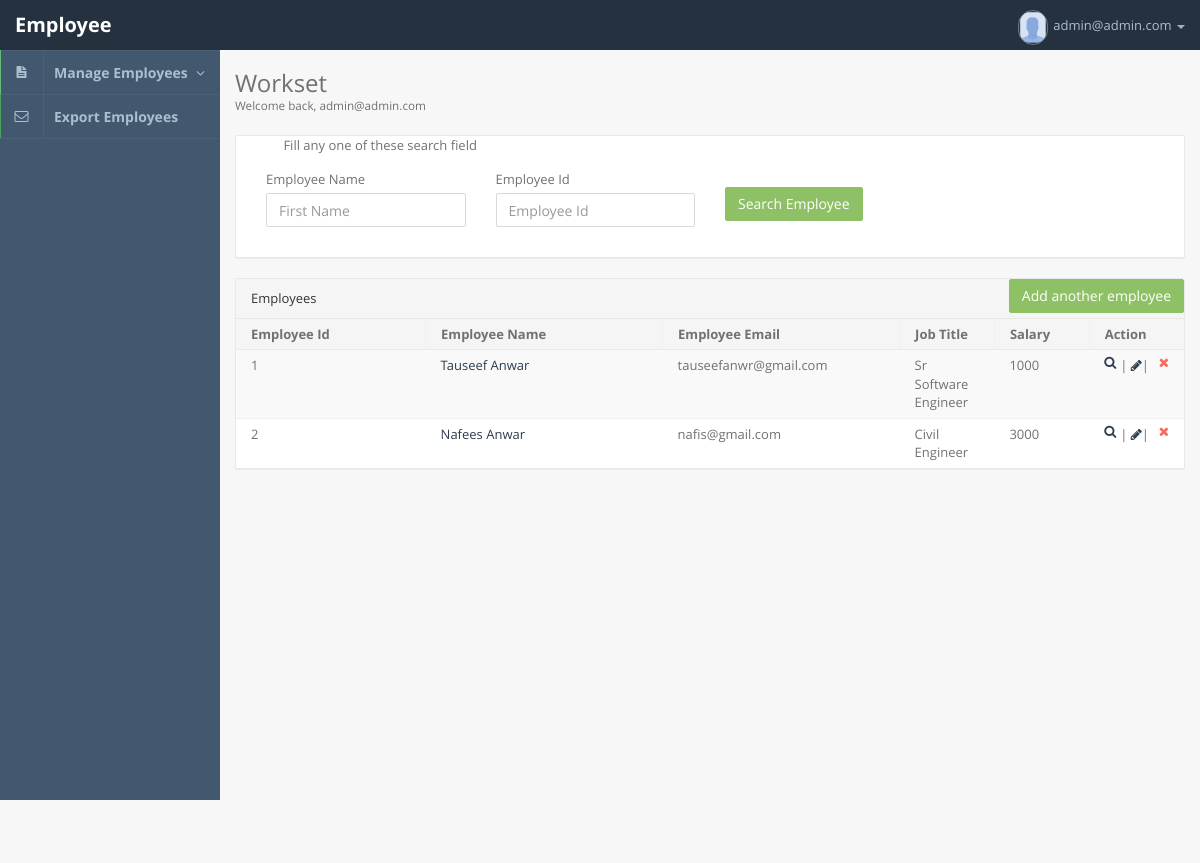
/employeeList.php (signed in), run on the app's committed database.
### tables this page shows
CREATE TABLE IF NOT EXISTS `employee` (
  `emp_id` int(11) NOT NULL,
  `emp_first_name` varchar(100) NOT NULL,
  `emp_last_name` varchar(100) DEFAULT NULL,
  `emp_dob` date DEFAULT NULL,
  `emp_email` varchar(100) NOT NULL,
  `job_title` varchar(50) NOT NULL,
  `salary` float DEFAULT NULL
);

### employeeList.php (the view, shortened to what this page needs)
<?php
include 'header.php';
$sql = "select * from employee";
$result = $conn->query($sql);
?>
<section class="vbox">
    <header class="bg-dark dk header navbar navbar-fixed-top-xs">
      <div class="navbar-header aside-md">
        <a href="#" class="navbar-brand" data-toggle="fullscreen">Employee </a>
      </div>
      <ul class="nav navbar-nav navbar-right m-n hidden-xs nav-user">
        <li class="dropdown">
          <a href="#" class="dropdown-toggle" data-toggle="dropdown">
            <span class="thumb-sm avatar pull-left">
              <img src="images/avatar.jpg">
            </span>
            <?php echo $_SESSION['email'];?> <b class="caret"></b>
          </a>
        </li>
      </ul>
    </header>
    <section>
      <section class="hbox stretch">
        <?php include 'left_bar.php';?>
        <section id="content">
          <section class="vbox">
            <section class="scrollable padder">
              <div class="m-b-md">
                <h3 class="m-b-none">Workset</h3>
                <small>Welcome back, <?php echo $_SESSION['email'];?></small>
              </div>
              <div class="row">
                <div class="col-sm-12">
                  <form data-validate="parsley" action="search.php" method="POST">
                    <section class="panel panel-default">
                    <div style="margin-left:5%;">
	                    Fill any one of these search field
                    </div>
                      <div class="panel-body">
                        <div class="form-group col-sm-3">
                          <label>Employee Name</label>
                          <input type="text" name="emp_first_name" class="form-control" placeholder="First Name" data-required="true">
                        </div>
                        <div class="form-group col-sm-3">
                          <label>Employee Id</label>
                          <input type="text" name="emp_id" class="form-control" placeholder="Employee Id" data-required="true">
                        </div>
                        <div class="form-group col-sm-3">
                          <button type="submit" name="search" class="btn btn-success btn-s-xs" style="margin-top:9%">Search Employee</button>
                        </div>
                      </div>
                    </section>
                  </form>
                </div>
              </div>
              <section class="panel panel-default">
              <div class="pull-right">
              	<a href="add.php"class="btn btn-success btn-s-xs">Add another employee</a>
              </div>
                <header class="panel-heading">
                  Employees
                </header>
                <div class="table-responsive">
                  <table class="table table-striped m-b-none" data-ride="datatables">
                    <thead>
                      <tr>
                        <th width="20%">Employee Id</th>
                        <th width="25%">Employee Name</th>
                        <th width="25%">Employee Email</th>
                        <th width="10%">Job Title</th>
                        <th width="10%">Salary</th>
                        <th width="10%">Action</th>
                      </tr>
                    </thead>
                    <tbody>
                    <?php
                    	if ($result->num_rows > 0) {
    					while($row = $result->fetch_assoc()) {?>
                    <tr>
                        <td width="20%"><?php echo $row['emp_id'];?></td>
                        <td width="25%">
                       		<a href="profile.php?emp_id=<?php echo $row['emp_id'];?>"><?php echo $row['emp_first_name'].' '.$row['emp_last_name'];?></a>
                        </td>
                        <td width="25%"><?php echo $row['emp_email'];?></td>
                        <td width="10%"><?php echo $row['job_title'];?></td>
                        <td width="10%"><?php echo $row['salary'];?></td>
                        <td width="10%">
                        <a href="profile.php?emp_id=<?php echo $row['emp_id'];?>" data-toggle="tooltip" title="" style="" data-original-title="View Profile"><i class="fa fa-search pull-left text"></i></a>|
	                        <a href="edit.php?emp_id=<?php echo $row['emp_id'];?>" data-toggle="tooltip" title="" style="" data-original-title="Edit"><i class="fa fa-pencil  text"></i></a>|
	                        <a href="delete.php?emp_id=<?php echo $row['emp_id'];?>" data-toggle="tooltip" class="delete" title="" style="" data-original-title="Delete"><i class="  pull-right fa fa-times text-danger text"></i></a>
                        </td>
                      </tr>
                      <?php }}?>
                    </tbody>
                  </table>
                </div>
              </section>
            </section>
          </section>
        </section>
      </section>
    </section>
  </section>
  <?php include 'footer.php';?>

### header.php (shortened to what this page needs)
<!DOCTYPE html>
<html lang="en"
<?php
	if(isset($_SESSION['logged_in'])&& $_SESSION['logged_in']==1) {
		echo 'class="app"';
	}else{
		echo 'class="bg-dark"';
	}
?>>
<head>
  <link rel="stylesheet" href="css/bootstrap.css" type="text/css" />
  <link rel="stylesheet" href="css/animate.css" type="text/css" />
  <link rel="stylesheet" href="css/font-awesome.min.css" type="text/css" />
  <link rel="stylesheet" href="css/font.css" type="text/css" />
  <link rel="stylesheet" href="css/app.css" type="text/css" />
  <link rel="stylesheet" href="js/datepicker/datepicker.css" type="text/css" />
</head>

### left_bar.php (shortened to what this page needs)
<aside class="bg-dark lter aside-md hidden-print" id="nav">
          <section class="vbox">
            <section class="w-f scrollable">
              <div class="slim-scroll" data-height="auto" data-disable-fade-out="true" data-distance="0" data-size="5px" data-color="#333333">
                <nav class="nav-primary hidden-xs">
                  <ul class="nav">
                    <li >
                      <a href="#pages" id="expanding" >
                        <i class="fa fa-file-text icon">
                        </i>
                        <span class="pull-right">
                          <i class="fa fa-angle-down text"></i>
                        </span>
                        <span>Manage Employees</span>
                      </a>
                    </li>
                    <li >
                      <a href="exportEmployee.php"  >
                        <i class="fa fa-envelope-o icon">
                        </i>
                        <span>Export Employees</span>
                      </a>
                    </li>
                  </ul>
                </nav>
              </div>
            </section>
          </section>
        </aside>

### footer.php (shortened to what this page needs)
<footer id="footer">
    <div class="text-center padder">
      <p>
        <small>Virtual Employee Management<br>&copy; 2016</small>
      </p>
    </div>
  </footer>
</body>
</html>

### css/app.css (style rules this page uses)
html { background-color: #f7f7f7; overflow-x: hidden; }
a { color: #2e3e4e; text-decoration: none; }
label { font-weight: normal; }
.text-danger { color: #fb6b5b; }
small { font-size: 90%; }
.form-control { border-color: #d9d9d9; border-radius: 2px; }
.form-control, .form-control:focus { -webkit-box-shadow: none; box-shadow: none; }
.nav .avatar { width: 30px; margin-top: -5px; margin-right: 5px; }
.panel { border-radius: 2px; }
.panel.panel-default { border-color: #e8e8e8; }
.panel.panel-default > .panel-heading, .panel.panel-default > .panel-footer { border-color: #e8e8e8; }
.panel .table td, .panel .table th { padding: 6px 15px; border-top: 1px solid #f1f1f1; }
.panel .table thead > tr > th { border-bottom: 1px solid #ebebeb; }
.panel .table-striped > tbody > tr:nth-child(odd) > td, .panel .table-striped > tbody > tr:nth-child(odd) > th { background-color: #f9f9f9; }
.panel .table-striped > thead th { background: #f5f5f5; border-right: 1px solid #f1f1f1; }
.panel .table-striped > thead th:last-child { border-right: none; }
.panel-heading { border-radius: 2px 2px 0 0; }
@media (min-width: 768px) { .app, .app body { width: 100%; height: 100%; overflow: hidden; } }
@media (min-width: 768px) { .app .hbox.stretch { height: 100%; } }
@media (min-width: 768px) { .app .vbox > section, .app .vbox > footer { position: absolute; } }
@media (min-width: 768px) { .hbox { display: table; table-layout: fixed; border-spacing: 0; width: 100%; } }
@media (min-width: 768px) { .hbox > aside, .hbox > section { display: table-cell; vertical-align: top; height: 100%; padding: 0; float: none; } }
@media (min-width: 768px) { .vbox { display: table; border-spacing: 0; position: relative; height: 100%; width: 100%; } }
@media (min-width: 768px) { .vbox > section, .vbox > footer { top: 0; bottom: 0; width: 100%; } }
@media (min-width: 768px) { .vbox > header ~ section { top: 50px; } }
@media (min-width: 768px) { .vbox > section.w-f { bottom: 50px; } }
@media (min-width: 768px) { .aside-md { width: 220px; } }
@media (min-width: 768px) { .scrollable { -webkit-overflow-scrolling: touch; } }
.hbox > aside, .hbox > section { padding: 0 !important; }
.header, .footer { min-height: 50px; padding: 0 15px; }
.header.navbar, .footer.navbar { min-height: 0; border-radius: 0; border: none; margin-bottom: 0; padding: 0; }
.scrollable { overflow-x: hidden; overflow-y: auto; }
.navbar-header { position: relative; }
.navbar-brand { float: none; text-align: center; font-size: 20px; line-height: 50px; display: inline-block; padding: 0 15px; font-weight: bold; }
.nav-primary { border-bottom: 1px solid rgba(255,255,255,0.05); }
.nav-primary li { line-height: 1.5; }
.nav-primary li > a > i { margin: -12px -15px; line-height: 44px; width: 44px; float: left; margin-right: 10px; font-size: 14px; border-right: 1px solid rgba(255,255,255,0.05); text-align: center; position: relative; overflow: hidden; }
.nav-primary li > a > i:before { position: relative; z-index: 2; }
.nav-primary ul.nav > li > a { padding: 11px 15px; position: relative; font-weight: bold; font-size: 14px; border-top: 1px solid transparent; border-color: rgba(255,255,255,0.05); transition: color .3s ease-in-out 0s; }
.btn-success { color: #fff !important; background-color: #8ec165; border-color: #8ec165; }
.btn { font-weight: 500; border-radius: 2px; }
.bg-dark { background-color: #2e3e4e; color: #9db1c5; }
.bg-dark.lter, .bg-dark .lter { background-color: #41586e; }
.bg-dark.dk, .bg-dark .dk { background-color: #25313e; }
.bg-dark a { color: #adbece; }
.bg-dark .nav .caret { border-top-color: #9db1c5; border-bottom-color: #9db1c5; }
.bg-dark .nav > li > a { color: #adbece; }
.btn-s-xs { min-width: 90px; }
.avatar { border: 1px solid rgba(255,255,255,0.35); display: block; border-radius: 500px; white-space: nowrap; }
.avatar img { border-radius: 500px; }
.padder { padding-left: 15px; padding-right: 15px; }
.m-n { margin: 0 !important; }
.m-b-none { margin-bottom: 0; }
.m-b-md { margin-bottom: 20px; }
.thumb-sm { width: 36px; display: inline-block; }
.thumb img, .thumb-xs img, .thumb-sm img, .thumb-md img, .thumb-lg img { height: auto; max-width: 100%; vertical-align: middle; }

### data on the page
employee: emp_id "1", emp_first_name "Tauseef", emp_last_name "Anwar", emp_email "tauseefanwr@gmail.com", job_title "Sr Software Engineer", salary "1000"
employee: emp_id "2", emp_first_name "Nafees", emp_last_name "Anwar", emp_email "nafis@gmail.com", job_title "Civil Engineer", salary "3000"

### other printed values
$_SESSION['email'] "admin@admin.com"
